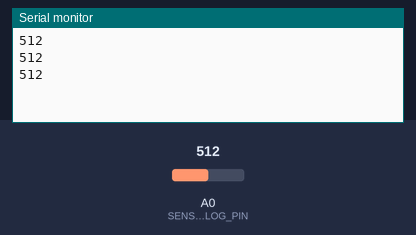
The sketch below on a simulated Arduino Uno, built with avr-gcc and run on an emulated ATmega328P. On the bench: the last lines printed to the serial monitor. Inputs (shaded band) come from the test bench; at power-on: A0 (SENSOR_ANALOG_PIN) = 512.

Above: at 1.2 s.
1.3 s: A0 (SENSOR_ANALOG_PIN) set to 716
At 1.56 s:
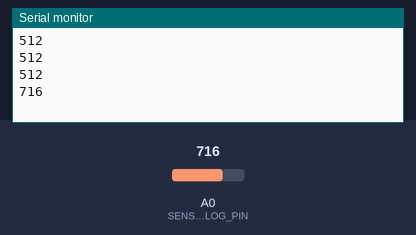
2.8 s: A0 (SENSOR_ANALOG_PIN) set to 810
At 2.88 s:
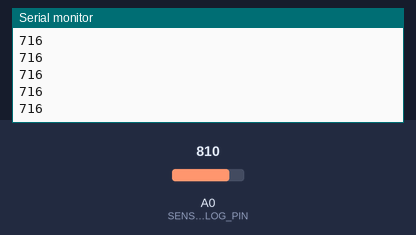
Timing chart, 0 to 5.8 s (numbered marks = the images above; inputs shaded):
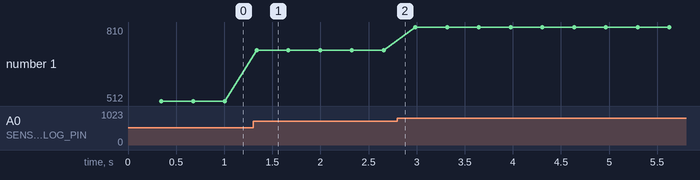

The sketch:

sketch_sep4a.ino
```cpp
// Pin Definitions
const int SENSOR_POWER_PIN = 7; // Digital pin powering the sensor
const int SENSOR_ANALOG_PIN = A0; // Analog pin reading the signal

// Sampling Settings
const unsigned long SAMPLE_INTERVAL_MS = 330; // Read every 500ms
unsigned long lastSampleTime = 0;

// Multi-Point Calibration Values (Adjust based on your tests)
const int DRY_THRESHOLD = 800; // Raw value when dry in air
const int WET_THRESHOLD = 115; // Raw value in fully saturated target soil

void setup() {
  Serial.begin(9600);

  // Configure power pin as output and start disabled
  pinMode(SENSOR_POWER_PIN, OUTPUT);
  digitalWrite(SENSOR_POWER_PIN, LOW);

  //Serial.println("Soil Moisture Sensor Initialized with Duty-Cycling.");
}

void loop() {
  unsigned long currentTime = millis();

  // Non-blocking timer for 500ms intervals
  if (currentTime - lastSampleTime >= SAMPLE_INTERVAL_MS) {
    lastSampleTime = currentTime;

    // 1. Take a pulsed reading
    int rawValue = readMoisturePulsed();

    // 2. Map raw ADC value to moisture percentage
    //int moisturePercent = map(rawValue, DRY_THRESHOLD, WET_THRESHOLD, 0, 100);
    //moisturePercent = constrain(moisturePercent, 0, 100);

    // 3. Print results
    //Serial.print("Raw Reading: ");
    Serial.println(rawValue);
    //Serial.print(" | Moisture: ");
    //Serial.print(moisturePercent);
    //Serial.println("%");
  }
}

/**
 * Powers the sensor momentarily, takes an analog reading,
 * and immediately powers it off to prevent electrolysis.
 */
int readMoisturePulsed() {
  // Step 1: Turn sensor ON
  digitalWrite(SENSOR_POWER_PIN, HIGH);

  // Step 2: Brief settling delay for voltage stabilization (10-15ms)
  delay(15);

  // Step 3: Take reading (average of 3 rapid samples for stability)
  int sample1 = analogRead(SENSOR_ANALOG_PIN);
  int sample2 = analogRead(SENSOR_ANALOG_PIN);
  int sample3 = analogRead(SENSOR_ANALOG_PIN);
  int rawAnalog = (sample1 + sample2 + sample3) / 3;

  // Step 4: Turn sensor OFF immediately
  digitalWrite(SENSOR_POWER_PIN, LOW);

  return rawAnalog;
}
```

Measured:
- after the input at 1.3 s, the serial monitor: prints a new line at once (image 1)
- plotted number 1: 512 → 716 after the input at 1.3 s, 716 → 810 after the input at 2.8 s
